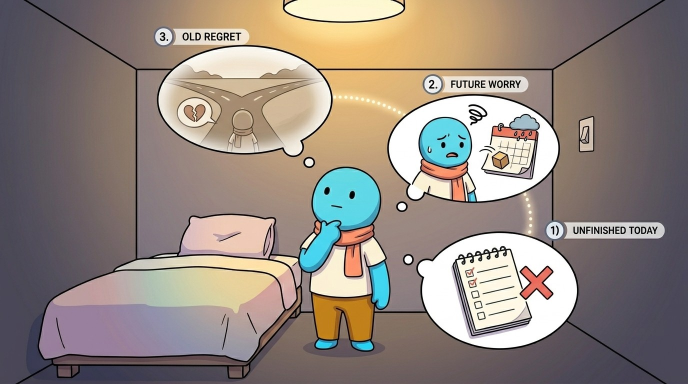
#> input picture motion-edit/source/original.jpg, 1376 x 768 px (shown at 1/2 size)
$ python step3_measure.py
#> lines starting #> are read from the running program, lines starting #| are printed output that depends on the picture; after the words box and inside, x2 and y2 are one past the last pixel; in counts of white or black regions, pixels touching at a corner belong together; long printed decimals are rounded
import json, numpy as np
from PIL import Image
from scipy import ndimage as ndi
im=Image.open('../source/original.jpg').convert('RGB'); A=np.asarray(im).astype(float); L=A.mean(axis=2)
#> further down, im is the input picture: PIL image 1376x768 RGB; mean R, G, B 146.3, 134.9, 127.3
H,W=L.shape
#> H = 768; W = 1376
dark=L<45
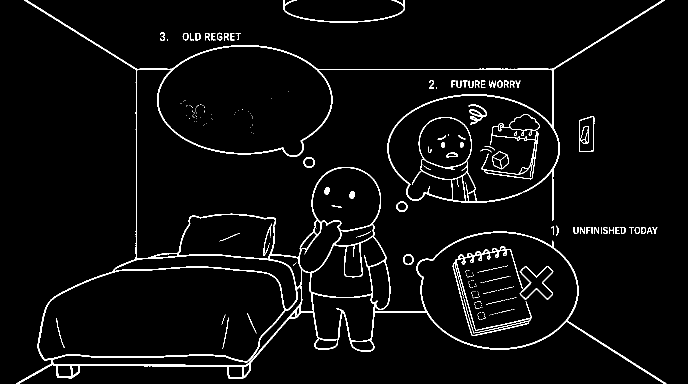
#> dark: shape (768, 1376) bool (shown at 1/2 size); 3.6% white in thin lines or dots
M={}
def sub_fit_vertical(x_lo,x_hi,y0,y1):
    # subpixel centre of dark line per row, then median
#> called with x_lo = 262, x_hi = 284, y0 = 150, y1 = 500
    xs=[]
    for y in range(y0,y1):
        seg=255-L[y,x_lo:x_hi];
        if seg.max()<150: continue
        w=np.clip(seg-seg.max()*0.5,0,None); xs.append(x_lo+(w*np.arange(len(w))).sum()/w.sum()+0.5)
#> after the loop, xs = 350 values, max 272.7 at index 91, min 271.7 at index 310, mean 272.2
    xs=np.array(xs); return float(np.median(xs)),float(xs.std()),len(xs)
def sub_fit_horizontal(y_lo,y_hi,x0,x1):
    ys=[]
    for x in range(x0,x1):
        seg=255-L[y_lo:y_hi,x]
        if seg.max()<150: continue
        w=np.clip(seg-seg.max()*0.5,0,None); ys.append(y_lo+(w*np.arange(len(w))).sum()/w.sum()+0.5)
    ys=np.array(ys); return float(np.median(ys)),float(ys.std()),len(ys)
# back wall rectangle
xl=sub_fit_vertical(262,284,150,500); xr=sub_fit_vertical(1095,1116,150,480)
#> after `xl = sub_fit_vertical(262, 284, 150, 500)`: xl = (272.2, 0.241, 350)
#> after `xr = sub_fit_vertical(1095, 1116, 150, 480)`: xr = (1105.7, 3.8, 303)
yt_l=sub_fit_horizontal(130,146,280,330); yt_r=sub_fit_horizontal(130,146,650,1095)
#> after the loop in sub_fit_horizontal, `for x in range(x0,x1):`: ys = 50 values, max 138.8 at index 49, min 138 at index 5, mean 138.4
#> after `yt_l = sub_fit_horizontal(130, 146, 280, 330)`: yt_l = (138.4, 0.255, 50)
#> the loop in sub_fit_horizontal (call 2), `for x in range(x0,x1):` made 445 passes
#> w on passes 16 to 18: [0, 0, 0, 0, 0, 0, 0, 72.33, 122, 119.3, 26, 0, 0, 0, 0, 0], [0, 0, 0, 0, 0, 0, 0, 72.33, 122, 119.3, 25, 0, 0, 0, 0, 0], [0, 0, 0, 0, 0, 0, 0, 72.33, 122, 118.7, 24, 0, 0, 0, 0, 0]
#> after `yt_r = sub_fit_horizontal(130, 146, 650, 1095)`: yt_r = (138.8, 0.146, 445)
yb=sub_fit_horizontal(615,632,600,850)
#> yb = (624.9, 1.29, 171)
print('left wall x',xl,'right wall x',xr,'top y (left seg)',yt_l,'top y (right seg)',yt_r,'bottom y',yb)
#| left wall x (272.160, 0.2409, 350) right wall x (1105.736, 3.797, 303) top y (left seg) (138.355, 0.2548, 50) top y (right seg) (138.794, 0.1459, 445) bottom y (624.858, 1.287, 171)
# extents of the dark vertical/horizontal runs
def runs(mask1d):
    idx=np.where(mask1d)[0]
    if len(idx)==0: return []
    br=np.where(np.diff(idx)>3)[0]; st=np.r_[idx[0],idx[br+1]]; en=np.r_[idx[br],idx[-1]]; return list(zip(st.tolist(),en.tolist()))
lx=int(round(xl[0]-0.5)); rx=int(round(xr[0]-0.5))
#> after `lx = int(round(xl[0] - 0.5))`: lx = 272
#> after `rx = int(round(xr[0] - 0.5))`: rx = 1105
print('left wall dark y-runs',runs(dark[:,lx]),' right wall y-runs',runs(dark[:,rx]))
#> in runs, `idx=np.where(mask1d)[0]`: idx = 392 values from 137 to 731
#> in runs, `br = np.where(np.diff(idx) > 3)[0]`: br = [383, 385, 388]
#> in runs, `st = np.r_[idx[0], idx[br + 1]]`: st = [137, 539, 713, 729]
#> in runs, `en = np.r_[idx[br], idx[-1]]`: en = [520, 540, 715, 731]
#| left wall dark y-runs [(137, 520), (539, 540), (713, 715), (729, 731)]  right wall y-runs [(137, 258), (335, 440), (453, 455), (482, 496), (541, 545), (585, 589), (664, 667)]
ty=int(round(yt_r[0]-0.5)); by=int(round(yb[0]-0.5))
#> after `ty = int(round(yt_r[0] - 0.5))`: ty = 138
#> after `by = int(round(yb[0] - 0.5))`: by = 624
print('top dark x-runs',runs(dark[ty,:]),' bottom dark x-runs',runs(dark[by,:]))
#> (printed output is left out)
# diagonals: fit lines to dark pixels in regions
def fit_diag(x0,x1,y0,y1):
    m=dark[y0:y1,x0:x1]; ys,xs=np.nonzero(m); xs=xs+x0; ys=ys+y0
    # robust: RANSAC-lite with polyfit x=a*y+b
    best=None
    for _ in range(300):
        i=np.random.choice(len(xs),2,replace=False)
        if ys[i[0]]==ys[i[1]]: continue
        a=(xs[i[0]]-xs[i[1]])/(ys[i[0]]-ys[i[1]]); b=xs[i[0]]-a*ys[i[0]]
        inl=np.abs(xs-(a*ys+b))<1.5
        if best is None or inl.sum()>best[0]: best=(inl.sum(),inl)
    inl=best[1]; a,b=np.polyfit(ys[inl],xs[inl],1); return a,b,int(inl.sum())
np.random.seed(1)
diag={}
for name,box in {'TL':(0,272,0,138),'TR':(1106,1376,0,138),'BR':(1106,1376,640,768),'BL':(0,120,700,768)}.items():
    a,b,n=fit_diag(*box); diag[name]={'x=a*y+b':[round(a,4),round(b,2)],'inliers':n}
    print(name,a,b,n)
#> this loop made 4 passes
#> (a, b, n) on passes 1 to 4: (1.61, 49.71, 414), (-1.59, 1325.6, 414), (1.57, 125.4, 382), (-1.67, 1313.9, 127)
#| TL 1.607 49.709 414
#| TR -1.587 1325.587 414
#| BR 1.571 125.434 382
#| BL -1.666 1313.859 127
#> pass 1, in fit_diag, `m = dark[y0:y1, x0:x1]`:
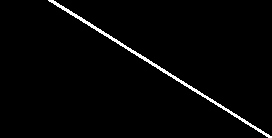
#> m: shape (138, 272) bool; 2.1% white in thin lines or dots, all inside (x1, y1, x2, y2) = (48, 0, 272, 138)
#> pass 3, in fit_diag (call 3), `m = dark[y0:y1, x0:x1]`:
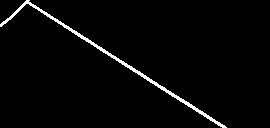
#> m: shape (128, 270) bool; 2.5% white in thin lines or dots, all inside (x1, y1, x2, y2) = (0, 0, 227, 128)
#> after the loop, diag = 4 items
# corner points: intersection of diagonal with wall lines
xl_c,xr_c,yt_c,yb_c=xl[0],xr[0],np.mean([yt_l[0],yt_r[0]]),yb[0]
#> xl_c = 272.2; xr_c = 1105.7; yt_c = 138.6; yb_c = 624.9
def at_y(n,y): a,b=diag[n]['x=a*y+b']; return a*y+b
#> called with n = 'TL', y = 138.6
#> after `a, b = diag[n]['x=a*y+b']`: a = 1.61; b = 49.71
corners={'TL':[at_y('TL',yt_c),yt_c],'TR':[at_y('TR',yt_c),yt_c],
         'BR':[at_y('BR',yb_c),yb_c]}
#> corners = {'TL': [272.5, 138.6], 'TR': [1105.6, 138.6], 'BR': [1107.3, 624.9]}
# bottom-left: diagonal meets bottom edge y? use wall x
a,b=diag['BL']['x=a*y+b']; corners['BL_diag_at_y768']=[a*767+b,767]
print('corners',corners)
#| corners {'TL': [272.454, 138.574], 'TR': [1105.631, 138.574], 'BR': [1107.333, 624.858], 'BL_diag_at_y768': [36.038, 767]}
# diag where they hit canvas top/bottom
M['room_lines']={'back_wall':{'left_x':round(xl_c,2),'right_x':round(xr_c,2),'top_y':round(float(yt_c),2),'bottom_y':round(float(yb_c),2),
   'left_x_std':round(xl[1],2),'right_x_std':round(xr[1],2),
   'left_dark_y_runs':runs(dark[:,lx]),'right_dark_y_runs':runs(dark[:,rx]),
   'top_dark_x_runs':runs(dark[ty,:]),'bottom_dark_x_runs':runs(dark[by,:]),
   'note':'sol/sag duvar dikeyleri ve ust kenar karakter/balonlar yuzunden kesintili; runs gorunen parcalari verir'},
   'corner_diagonals':diag,'corner_points':{k:[round(v[0],1),round(v[1],1)] for k,v in corners.items()},
   'diag_hit_canvas_edges':{}}
for n,(ye) in {'TL':0,'TR':0,'BR':767,'BL':767}.items():
    M['room_lines']['diag_hit_canvas_edges'][n+f'_x_at_y{ye}']=round(at_y(n,ye),1)
#> this loop made 4 passes
#> after the loop, M = 1 item
# dotted lines
def dots(x0,x1,y0,y1,size=9,thr=18):
#> called with x0 = 640, x1 = 850, y0 = 170, y1 = 250, size = 9, thr = 18
    g=ndi.grey_opening(L,size=(size,size)); th=L-g
#> after `g = ndi.grey_opening(L, size=(size, size))`:
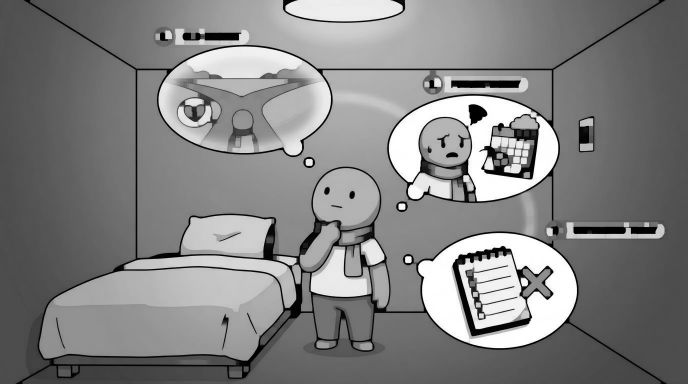
#> g: shape (768, 1376) float64 (shown at 1/2 size); min 0, max 255, mean 130.8
    sub=th[y0:y1,x0:x1]; m=sub>thr
#> after `sub = th[y0:y1, x0:x1]`:
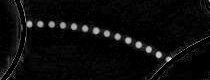
#> sub: shape (80, 210) float64; min 0, max 60.67, mean 2.8; drawn with min black and max white
#> after `m = sub > thr`: m: shape (80, 210) bool; 3.6% white; 60 white regions (46 under 20 px), largest, box (x1, y1, x2, y2) and area: (93, 27, 100, 34) 40, (25, 17, 33, 28) 39, (125, 37, 132, 44) 38
    lab,n=ndi.label(m); out=[]
#> after `lab, n = ndi.label(m)`:
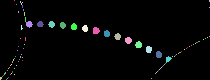
#> lab: shape (80, 210) int32; 94 distinct labels, from 0 to 93; one colour per label, 0 black
#> after `lab, n = ndi.label(m)`: n = 93
    for i in range(1,n+1):
        ys,xs=np.nonzero(lab==i)
        if len(ys)<6 or len(ys)>120: continue
        w=sub[ys,xs]; out.append([round(float((xs*w).sum()/w.sum())+x0+0.5,1),round(float((ys*w).sum()/w.sum())+y0+0.5,1),int(len(ys)),round(float(L[y0:y1,x0:x1][ys,xs].max()),0)])
#> this loop made 93 passes
#> (ys, xs) on passes 1 to 12: ([0], [14]), ([0, 1], [209, 209]), ([1, 2], [20, 20]), ([2], [22]), ([3, 4], [21, 21]), ([4], [16]), ([5, 6, 7], [22, 22, 22]), ([7], [209]), ([9, 10], [23, 23]), ([11, 12], [18, 18]), ([12, 13, 14, 15], [24, 24, 24, 24]), ([17, 18, 19, 20, 21], [25, 25, 25, 25, 25])
#> (ys, xs, w) on pass 18: ([25, 26, 27, 28, 28, 29], [21, 21, 21, 21, 22, 21], [21, 23.67, 24, 22, 18.33, 20])
#> after the loop, out = 15 items, first 6: [669.3, 194.2, 34, 243], [680.3, 194.2, 32, 240], [691.8, 194.4, 34, 240], [702.9, 195.4, 32, 242], [714, 196.8, 34, 242], [661.6, 197.6, 6, 227]
    out.sort(); return out
d1=dots(640,850,170,250); d2=dots(1030,1080,370,490)
#> after `d1 = dots(640, 850, 170, 250)`: d1 = 15 items, first 6: [661.6, 197.6, 6, 227], [669.3, 194.2, 34, 243], [680.3, 194.2, 32, 240], [691.8, 194.4, 34, 240], [702.9, 195.4, 32, 242], [714, 196.8, 34, 242]
#> call 2 of dots, with x0 = 1030, x1 = 1080, y0 = 370, y1 = 490, size = 9, thr = 18
#> in dots (call 2), `m = sub > thr`: m: shape (120, 50) bool; 5.6% white; 26 white regions (19 under 20 px), largest, box (x1, y1, x2, y2) and area: (16, 10, 30, 23) 55, (21, 25, 28, 33) 44, (26, 90, 33, 98) 44
#> in dots (call 2), `lab, n = ndi.label(m)`:
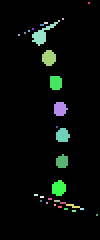
#> lab: shape (120, 50) int32 (shown 2 times larger); 32 distinct labels, from 0 to 31; one colour per label, 0 black
#> in dots (call 2), `lab, n = ndi.label(m)`: n = 31
#> the loop in dots (call 2), `for i in range(1,n+1):` made 31 passes
#> (ys, xs) on passes 1, 2, 3, 4, 6, 7, 8, 9, 10, 14, 18, 19: ([1], [44]), ([9], [31]), ([10], [29]), ([11, 11], [22, 23]), ([12, 12], [20, 21]), ([14], [16]), ([15], [14]), ([16], [12]), ([17], [9]), ([63], [28]), ([97, 97], [17, 18]), ([98, 98], [20, 21])
#> (ys, xs, w) on pass 26: ([102, 102, 102, 102, 103, 103, 103, 103], [33, 34, 35, 36, 36, 37, 38, 39], [22, 36.67, 24.67, 18.67, 18.67, 35, 25.67, 18.67])
#> after the loop in dots (call 2), `for i in range(1,n+1):`: out = [[1050.7, 387.9, 54, 241], [1054.4, 399, 44, 246], [1057.9, 411.4, 39, 248], [1060.2, 424.5, 39, 248], [1061.3, 437.7, 39, 245], [1061.2, 450.9, 34, 248], [1059.4, 464.1, 44, 248], [1066.4, 473, 8, 171]]
#> after `d2 = dots(1030, 1080, 370, 490)`: d2 = [[1050.7, 387.9, 54, 241], [1054.4, 399, 44, 246], [1057.9, 411.4, 39, 248], [1059.4, 464.1, 44, 248], [1060.2, 424.5, 39, 248], [1061.2, 450.9, 34, 248], [1061.3, 437.7, 39, 245], [1066.4, 473, 8, 171]]
print('arc1',len(d1),d1); print('arc2',len(d2),d2)
#> (printed output is left out)
M['dotted_lines']={'arc1_upper':{'dots':d1,'fmt':'[cx,cy,area_px,peak_lum]'},'arc2_right':{'dots':d2,'fmt':'[cx,cy,area_px,peak_lum]'}}
json.dump(M,open('_m_partial.json','w'),indent=1)
